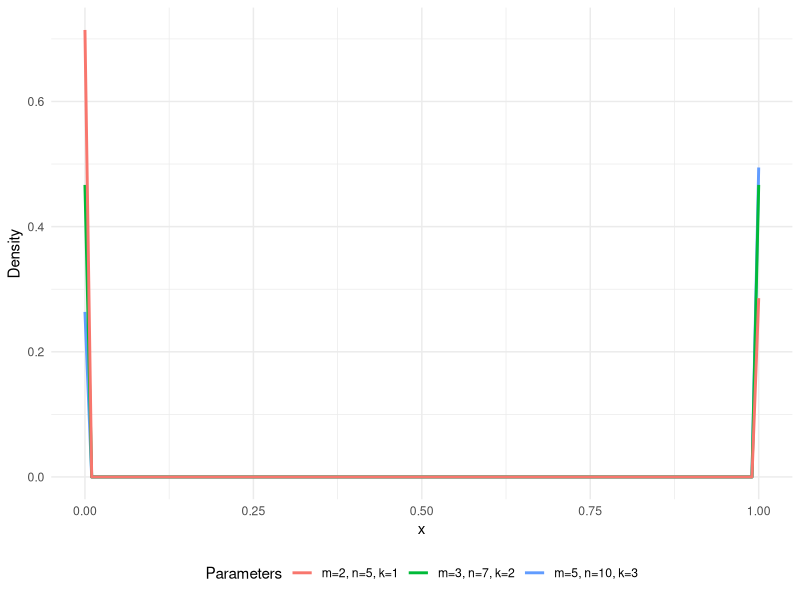

R code for this plot:
## ---- chunk 1
#| eval: true
#| echo: false
#| warning: false
#| fig-cap: Hypergeometric distribution.
# Packages
library(ggplot2)

# Plot
ggplot2::ggplot(data.frame(x = c(0, 1)), aes(x)) +
  ggplot2::stat_function(
    fun = dhyper, args = list(m = 5, n = 10, k = 3),
    aes(color = "m=5, n=10, k=3"),  linewidth = 1
  ) +
  ggplot2::stat_function(
    fun = dhyper, args = list(m = 3, n = 7, k = 2),
    aes(color = "m=3, n=7, k=2"),  linewidth = 1
  ) +
  ggplot2::stat_function(
    fun = dhyper, args = list(m = 2, n = 5, k = 1),
    aes(color = "m=2, n=5, k=1"),  linewidth = 1
  ) +
  ggplot2::labs(color = "Parameters") +
  ggplot2::ylab("Density") +
  ggplot2::xlab("x") +
  ggplot2::theme_minimal() +
  ggplot2::theme(legend.position = "bottom")
